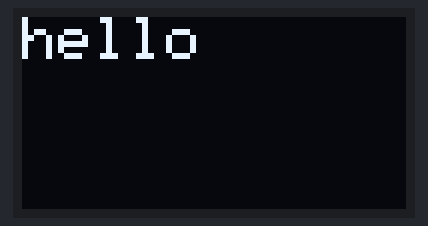
A sketch run on a simulated Arduino Uno, built with avr-gcc and run on an emulated ATmega328P. Parts: 128×64 one-colour display. The display library's start-up logo is not drawn.

Above: at 0.19 s.
At 1.1 s:
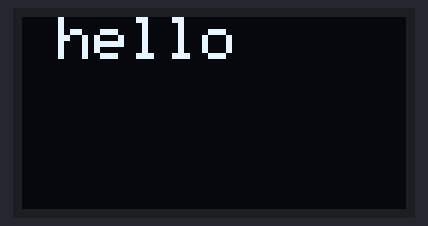
At 2.23 s:
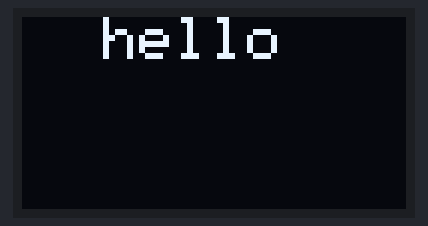
At 4.5 s:
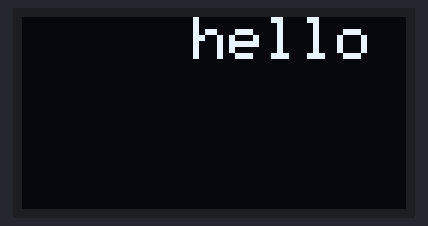
At 6.77 s:
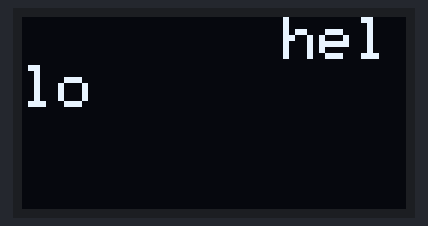
At 9.0 s:
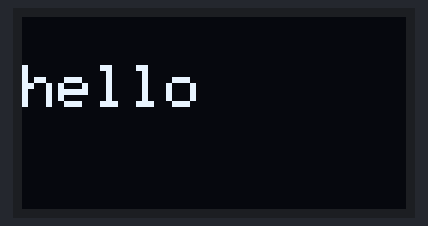

The sketch:

adaFruit_example.ino
```cpp
#include <Wire.h>
#include <Adafruit_GFX.h>
#include <Adafruit_SSD1306.h>

Adafruit_SSD1306 display(128,64,&Wire,4);


void setup() {
  if(!display.begin(SSD1306_SWITCHCAPVCC,0x3C)){
    while(true);
  }
  display.display();
  display.clearDisplay();
}

int x = 0;

void loop() {
  display.clearDisplay();
  display.setTextSize(2);
  display.setTextColor(WHITE);
  display.cp437(true);

  display.setCursor(x,0);
  display.print("hello");
  display.display();
  delay(200);
  x+=3;
  if(x >= 128) x = 0;

}
```

Measured:
- by itself, everything shown: repeats every 9.7 s, in 40 steps
- what the display in image 5 shows lasts 0.9 s, from 8.9 s to 9.8 s
